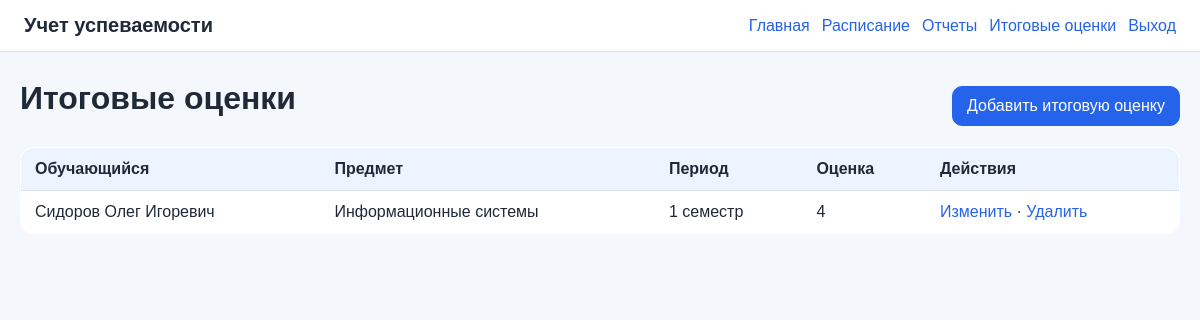
Screenshot of /final-grades/ (signed in) with the database file from the repository.
### journal/models.py (models this page shows, shortened)
class FinalGrade(models.Model):
    student = models.ForeignKey(Student, verbose_name='Обучающийся', on_delete=models.CASCADE, related_name='final_grades')
    subject = models.ForeignKey(Subject, verbose_name='Предмет', on_delete=models.CASCADE, related_name='final_grades')
    period = models.CharField('Период', max_length=100, default='Учебный год')
    value = models.PositiveSmallIntegerField('Итоговая оценка', validators=[MinValueValidator(2), MaxValueValidator(5)])
    class Meta:
        unique_together = ('student', 'subject', 'period')
        ordering = ['subject__name']
        verbose_name = 'Итоговая оценка'
        verbose_name_plural = 'Итоговые оценки'

class Student(models.Model):
    user = models.OneToOneField(User, on_delete=models.CASCADE, related_name='student_profile')
    group = models.ForeignKey(StudyGroup, verbose_name='Учебная группа', on_delete=models.PROTECT, related_name='students')
    class Meta:
        ordering = ['user__last_name', 'user__first_name']
        verbose_name = 'Обучающийся'
        verbose_name_plural = 'Обучающиеся'
    def __str__(self):
        profile = getattr(self.user, 'profile', None)
        return profile.full_name if profile else self.user.get_full_name() or self.user.username

class Profile(models.Model):
    ROLE_ADMIN = 'admin'
    ROLE_TEACHER = 'teacher'
    ROLE_STUDENT = 'student'
    ROLE_CHOICES = [
        (ROLE_ADMIN, 'Администрация'),
        (ROLE_TEACHER, 'Преподаватель'),
        (ROLE_STUDENT, 'Обучающийся'),
    ]
    user = models.OneToOneField(User, on_delete=models.CASCADE, related_name='profile')
    role = models.CharField('Роль', max_length=20, choices=ROLE_CHOICES)
    middle_name = models.CharField('Отчество', max_length=150, blank=True)
    birth_date = models.DateField('Дата рождения', null=True, blank=True)
    phone = models.CharField('Телефон', max_length=30, blank=True)
    class Meta:
        verbose_name = 'Профиль'
        verbose_name_plural = 'Профили'
    @property
    def full_name(self):
        parts = [self.user.last_name, self.user.first_name, self.middle_name]
        return ' '.join([p for p in parts if p]) or self.user.username

class Subject(models.Model):
    name = models.CharField('Название предмета', max_length=200, unique=True)
    class Meta:
        ordering = ['name']
        verbose_name = 'Учебный предмет'
        verbose_name_plural = 'Учебные предметы'
    def __str__(self):
        return self.name

### journal/views.py (the view)
# urls.py: path('final-grades/', views.final_grade_list, name='final_grade_list'),
@login_required
def final_grade_list(request):
    grades = FinalGrade.objects.select_related('student__user__profile', 'subject')
    if is_teacher(request.user):
        grades = grades.filter(student__group__assignments__teacher=request.user.teacher_profile).distinct()
    elif is_student(request.user):
        grades = grades.filter(student=getattr(request.user, 'student_profile', None))
    return render(request, 'journal/final_grade_list.html', {'grades': grades})

### journal/context_processors.py (called while the page is built)
def role_context(request):
    user = getattr(request, 'user', None)
    return {
        'current_role': get_role(user) if user and user.is_authenticated else None,
        'is_role_admin': is_admin(user) if user and user.is_authenticated else False,
        'is_role_teacher': is_teacher(user) if user and user.is_authenticated else False,
        'is_role_student': is_student(user) if user and user.is_authenticated else False,
    }

### journal/utils.py (called while the page is built)
def get_role(user):
    if not user or not user.is_authenticated:
        return None
    if user.is_superuser:
        return 'admin'
    profile = getattr(user, 'profile', None)
    return profile.role if profile else None

def is_admin(user):
    return get_role(user) == 'admin'

def is_teacher(user):
    return get_role(user) == 'teacher'

def is_student(user):
    return get_role(user) == 'student'

### journal/templates/journal/final_grade_list.html
{% extends 'journal/base.html' %}
{% block content %}
<div class="page-head"><h1>Итоговые оценки</h1>{% if not is_role_student %}<a class="button primary" href="{% url 'final_grade_create' %}">Добавить итоговую оценку</a>{% endif %}</div>
<table>
<thead><tr><th>Обучающийся</th><th>Предмет</th><th>Период</th><th>Оценка</th><th>Действия</th></tr></thead>
<tbody>
{% for g in grades %}<tr><td>{{ g.student }}</td><td>{{ g.subject }}</td><td>{{ g.period }}</td><td>{{ g.value }}</td><td>{% if not is_role_student %}<a href="{% url 'final_grade_edit' g.id %}">Изменить</a> · <a href="{% url 'final_grade_delete' g.id %}">Удалить</a>{% else %}—{% endif %}</td></tr>
{% empty %}<tr><td colspan="5">Итоговые оценки не найдены.</td></tr>{% endfor %}
</tbody>
</table>
{% endblock %}

### journal/static/journal/css/styles.css (style rules this page uses)
:root { --bg:#f4f7fb; --card:#ffffff; --text:#1f2937; --muted:#667085; --border:#dbe3ef; --primary:#2563eb; --danger:#dc2626; --success:#16a34a; }
* { box-sizing: border-box; }
body { margin:0; font-family: Arial, sans-serif; color:var(--text); background:var(--bg); }
a { color:var(--primary); text-decoration:none; }
h1 { margin:0 0 14px; }
button, .button { display:inline-flex; align-items:center; justify-content:center; gap:6px; padding:10px 14px; border:1px solid var(--border); border-radius:10px; background:#fff; color:var(--text); cursor:pointer; font:inherit; text-decoration:none; }
button.primary, .button.primary, .primary { background:var(--primary); color:#fff; border-color:var(--primary); }
.page-head { display:flex; align-items:center; justify-content:space-between; gap:16px; margin-bottom:16px; }
table { width:100%; border-collapse:collapse; background:var(--card); border:1px solid var(--border); border-radius:14px; overflow:hidden; margin-top:12px; }
th, td { padding:12px 14px; border-bottom:1px solid var(--border); text-align:left; vertical-align:top; }
th { background:#eef4ff; font-weight:700; }
tr:last-child td { border-bottom:0; }

### rows the page displays
FinalGrade: student "Сидоров Олег Игоревич", subject "Информационные системы", period "1 семестр", value "4"
